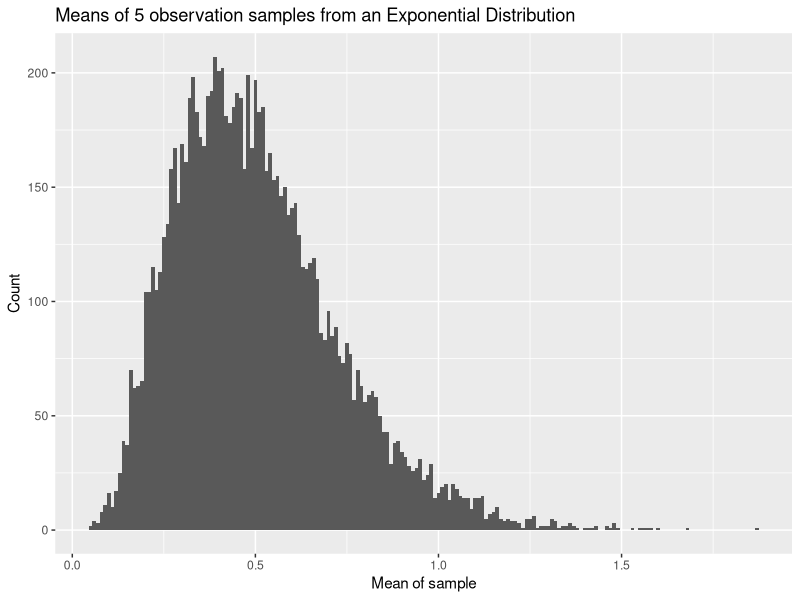
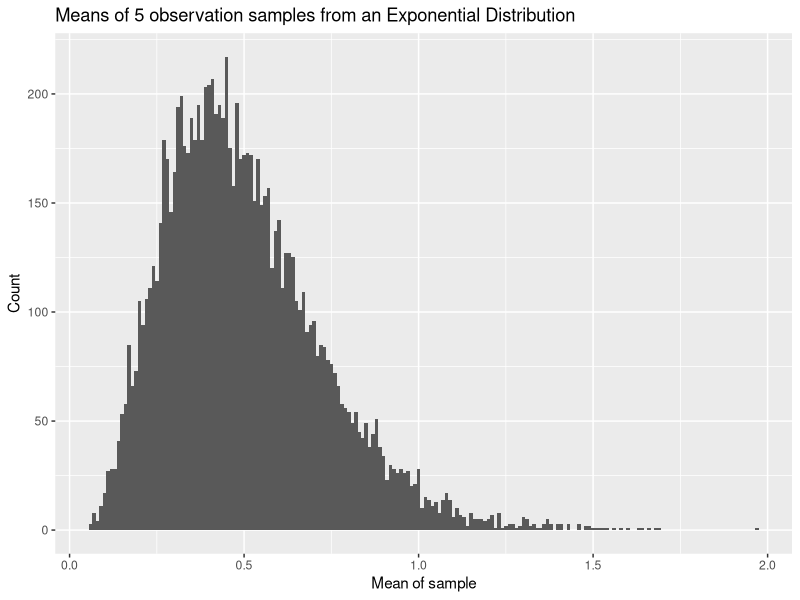
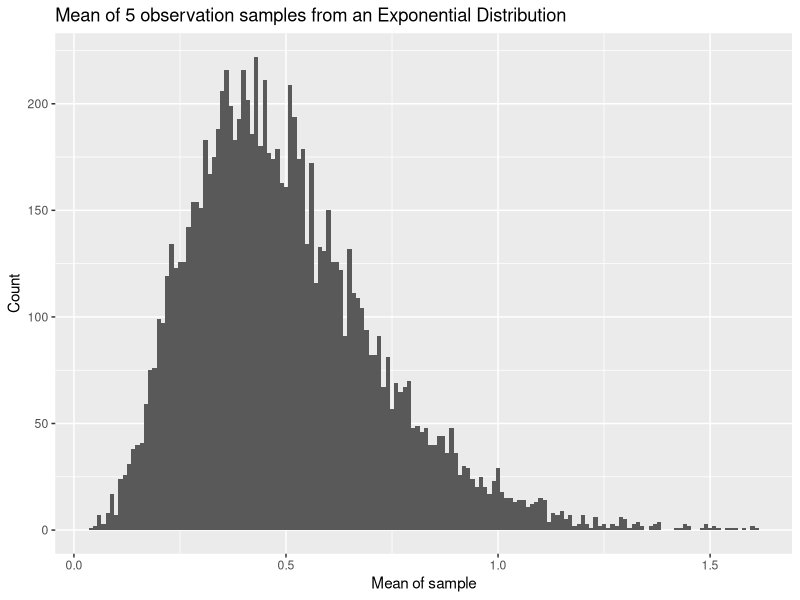
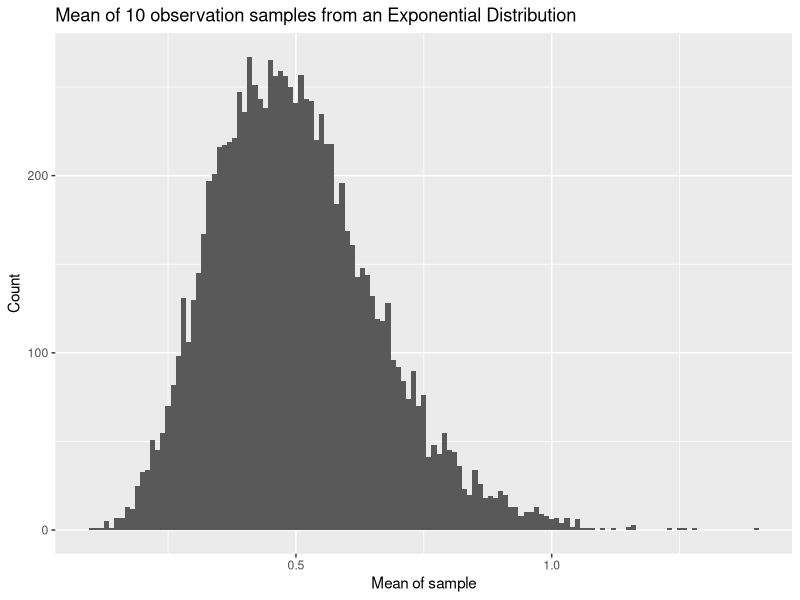
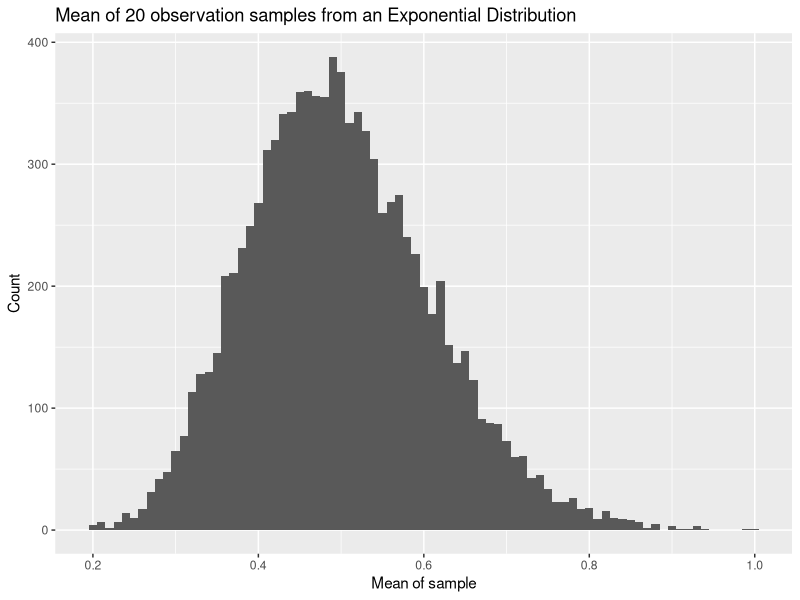
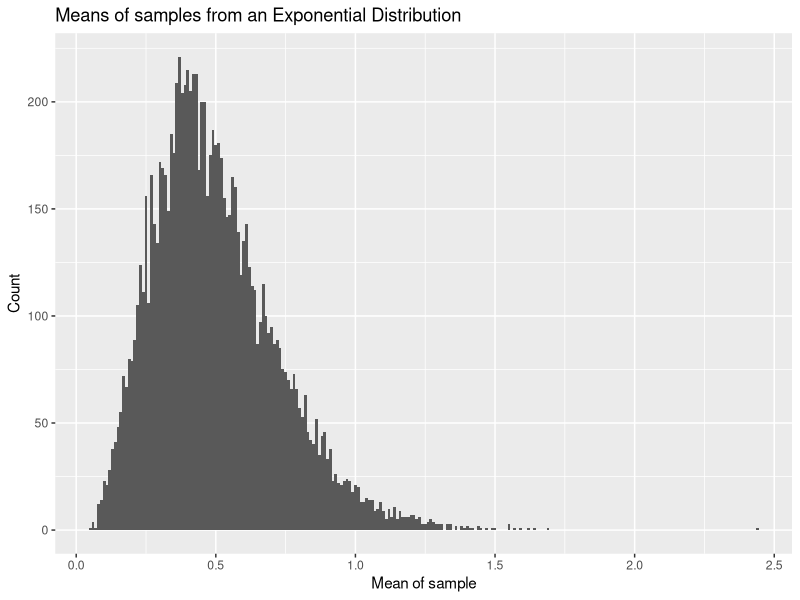

The R script that drew these images, in order:
## ---- chunk 1
library(tidyverse)
tribble( ~x,    ~y,    ~w,    ~z,
              210,   300,   220,   180,
              102,   100,   119,   187,
              176,   175,   188,   173,
              87,    95,   91,     94,
              202,   210,  234,    218,
              110,   122,  131,    128,
) -> dt
dt
## ---- chunk 2
for(i in colnames(dt)){
  print(map(dt[i], mean))
}
## ---- chunk 3
for(i in colnames(dt)){
  print(map(dt[i], sd))
}
## ---- chunk 4
map_dbl(dt, mean)
## ---- chunk 5
map_dbl(dt, sd)
## ---- chunk 6
for(i in colnames(dt)){
  print(map(dt[i], sqrt))}
## ---- chunk 7
for(i in colnames(dt)){
  print(map(dt[i], fivenum))
  print(map(dt[i], mean))
}
## ---- chunk 8
map_dbl(dt, mean)
## ---- chunk 9
map_dbl(dt, sd)
## ---- chunk 10
map(dt, sqrt)
## ---- chunk 11
map(dt, fivenum)
map_dbl(dt, mean)
## ---- chunk 12
fun <- function(){
  mean_vec <- numeric(10000)
  for(i in 1:10000){
    mean_vec[i] <- mean(rexp(5, rate = 2))
  }
  return(tibble(mean_vec))
}

means <- fun()

ggplot(means, aes(mean_vec)) +
  geom_histogram(binwidth = .01) +
  labs(
    title = "Means of 5 observation samples from an Exponential Distribution",
    x = "Mean of sample",
    y = "Count"
  )
## ---- chunk 13
fun <- function() {
  means <-  tibble(mean_vec = replicate(10000, mean(rexp(5, rate = 2))))
  return(means)
}

means2 <- fun()

ggplot(means2, aes(mean_vec)) +
  geom_histogram(binwidth = .01) +
  labs(
    title = "Means of 5 observation samples from an Exponential Distribution",
    x = "Mean of sample",
    y = "Count"
  )
## ---- chunk 14
sized_sample <- function(x) {
  means <-  tibble(mean_vec = replicate(10000, mean(rexp(x, rate = 2))))
  ggplot(means, aes(mean_vec)) +
  geom_histogram(binwidth = .01) +
  labs(
    title = sprintf("Mean of %i observation samples from an Exponential Distribution", i),
    x = "Mean of sample",
    y = "Count"
  )
}

for(i in c(5, 10, 20)){
  print(sized_sample(i))
}

## ---- chunk 15
map_fun <- function(){
 means <- numeric(10000)
 for(i in 1:10000){
   samp <- tibble(i = rexp(5, rate = 2))
   means[i] <- map_dbl(samp, mean)[[1]]
 }
 means_tbl <- tibble(mean_vec = means)
 return(means_tbl)
 
}
means <- map_fun()

ggplot(means, aes(mean_vec)) +
  geom_histogram(binwidth = .01) +
  labs(
    title = "Means of samples from an Exponential Distribution",
    x = "Mean of sample",
    y = "Count"
  )
## ---- chunk 16
dt <- mtcars
output <- vector("double", ncol(dt))  # 1. output (use appropriate data frame instead of df)
for (i in seq_along(dt)) {            # 2. sequence
  print(output[[i]] <- sd(dt[[i]]))      # 3. body
} #1
